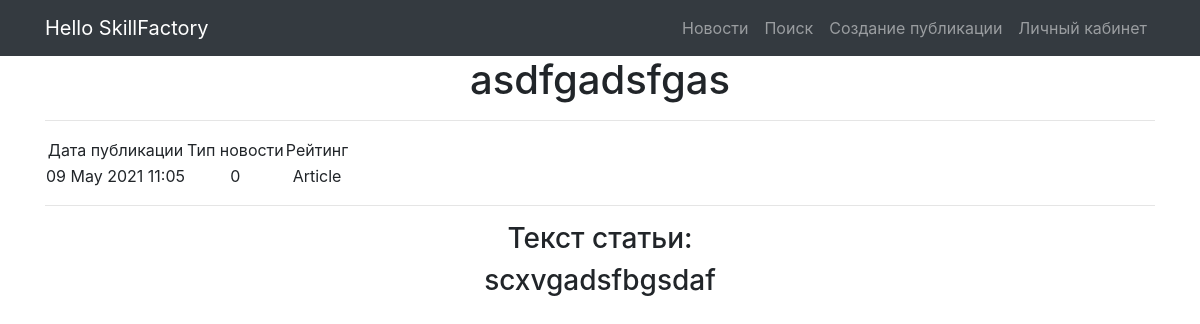
/news/15, run on the app's committed database.
### news/models.py (models this page shows, shortened)
class Post(models.Model):
    article = 'Article'
    news = 'News'
    POSITIONS = [
        (article, 'Статья'),
        (news, 'Новость')]
    author_post = models.ForeignKey(Author, on_delete=models.CASCADE)
    post_category = models.ManyToManyField(Category)
    post_type_select = models.CharField(max_length=32, choices=POSITIONS, default=news)
    post_heading = models.CharField(max_length=64)
    post_text = models.TextField()
    post_create_date = models.DateTimeField(auto_now_add=True)
    post_rating = models.IntegerField(default=0)

### news/views.py (the view)
# urls.py: path('<int:pk>', NewsDetail.as_view(), name='details'),
class NewsDetail(DetailView):
    template_name = 'flatpages/details.html'
    context_object_name = 'details'
    queryset = Post.objects.all().values()

### news/templatetags/_filters.py (called while the page is built)
@register.filter(name='censor')
def censor(value):
    arg = ['пидор', 'сука', 'ниггер']
    b = value.split(' ')
    for c in arg:
        for a in b:
            if a == c:
                b.remove(a)
    return ' '.join(b)

### templates/flatpages/details.html (shortened to what this page needs)
{% extends 'flatpages/default.html' %}
{% load _filters %}
{% block content %}
    <h1>{{ details.post_heading|censor }}</h1>
    <hr>
    {% if details %}
        <table>
            <tr>
                <td>
                    Дата публикации
                </td>
                <td>
                    Тип новости
                </td>
                <td>
                    Рейтинг
                </td>
            </tr>
            <tr>
                <td>
                    {{ details.post_create_date|date:'d M Y h:m' }}
                </td>
                <td>
                    {{ details.post_rating }}
                </td>
                <td>
                    {{ details.post_type_select }}
                </td>
            </tr>
        </table>
    {% else %}
        <h2>Новостей нет!</h2>
    {% endif %}
    <hr>
    <h3>Текст статьи:</h3>
    <h3>{{ details.post_text|censor }}</h3>
{% endblock content %}

### data on the page
Post: post_heading|censor "asdfgadsfgas", post_create_date "09 May 2021 11:05", post_rating "0", post_type_select "Article", post_text|censor "scxvgadsfbgsdaf"
